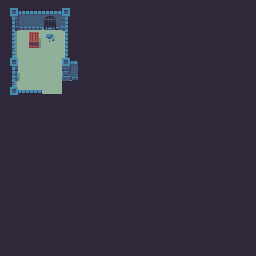

This game map was drawn from its Tiled (.tmx) file and the tilesets committed beside it. A one-line description and the trimmed map source follow:
An orthogonal 128x128 tile map with 2x2 px tiles, 6 tile layers (Bounds, Floors, WallsBg, DecorationsBg, ...).

<map version="1.0" orientation="orthogonal" renderorder="right-down" width="128" height="128" tilewidth="2" tileheight="2" nextobjectid="1">
 <tileset firstgid="1" name="dungeon" tilewidth="2" tileheight="2" tilecount="15360" columns="192">
  <image source="images/dungeon.png" width="384" height="160" />
 </tileset>
 <layer name="Bounds" width="128" height="128">
  <data>[16384 cells, 15520 non-empty, 42 distinct tile ids]</data>
 </layer>
 <layer name="Floors" width="128" height="128">
  <data>[16384 cells, 944 non-empty, 64 distinct tile ids]</data>
 </layer>
 <layer name="WallsBg" width="128" height="128">
  <data>[16384 cells, 651 non-empty, 568 distinct tile ids]</data>
 </layer>
 <layer name="DecorationsBg" width="128" height="128">
  <data>[16384 cells, 57 non-empty, 57 distinct tile ids]</data>
 </layer>
 <layer name="DecorationsFg" width="128" height="128">
  <data>[16384 cells, 21 non-empty, 21 distinct tile ids]</data>
 </layer>
 <layer name="WallsFg" width="128" height="128">
  <data>[16384 cells, 96 non-empty, 96 distinct tile ids]</data>
 </layer>
</map>
